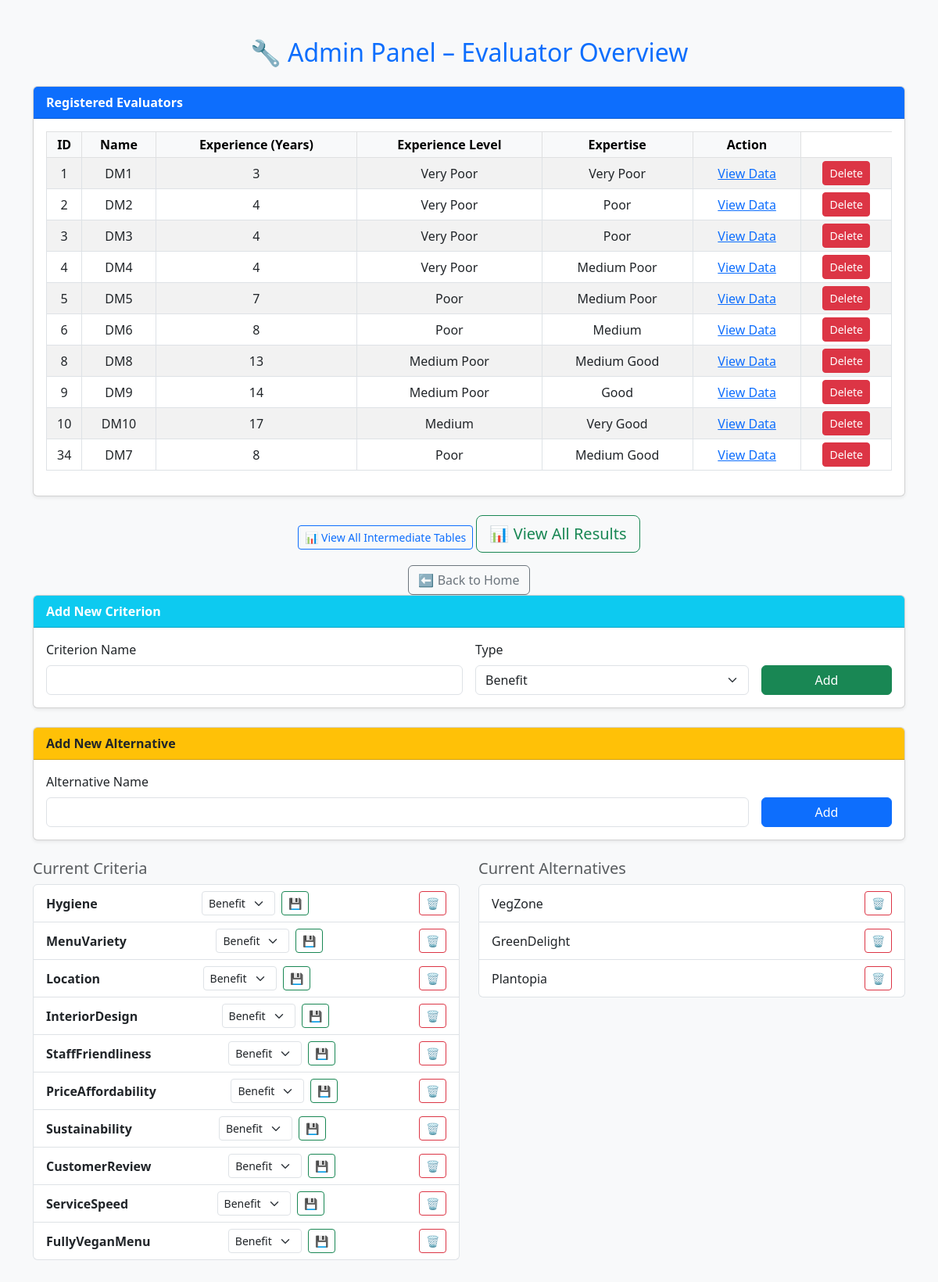
The page /admin (signed in) on the database its author committed.
### tables this page shows
CREATE TABLE users (
        id INTEGER PRIMARY KEY AUTOINCREMENT,
        name TEXT,
        experience_years INTEGER,
        experience_label TEXT,
        expertise_label TEXT
    );

CREATE TABLE criteria (
        id INTEGER PRIMARY KEY AUTOINCREMENT,
        name TEXT,
        type TEXT DEFAULT 'Benefit'
    );

CREATE TABLE alternatives (
        id INTEGER PRIMARY KEY AUTOINCREMENT,
        name TEXT
    );

### app.py (the view)
@app.route('/admin')
def admin_panel():
    if not session.get('admin_logged_in'):
        return redirect('/admin-login')
    conn = sqlite3.connect(DATABASE)
    conn.row_factory = sqlite3.Row
    c = conn.cursor()
    c.execute("SELECT * FROM criteria")
    criteria = c.fetchall()
    c.execute("SELECT * FROM alternatives")
    alternatives = c.fetchall()
    c.execute("SELECT * FROM users")
    users = c.fetchall()
    c.execute("SELECT * FROM criterion_weights")
    weights = c.fetchall()
    c.execute("SELECT * FROM alternative_evaluations")
    evals = c.fetchall()
    conn.close()
    return render_template("admin.html", users=users, weights=weights, evals=evals, criteria=criteria, alternatives=alternatives)

### templates/admin.html (shortened to what this page needs)
<!DOCTYPE html>
<html lang="en">
<head>
    <link href="https://cdn.jsdelivr.net/npm/bootstrap@5.3.0/dist/css/bootstrap.min.css" rel="stylesheet">
</head>
<body class="bg-light">
<div class="container py-5">
    <h2 class="text-center mb-4 text-primary">🔧 Admin Panel – Evaluator Overview</h2>
    <div class="card mb-4 shadow-sm">
        <div class="card-header fw-semibold bg-primary text-white">Registered Evaluators</div>
        <div class="card-body">
            <table class="table table-bordered table-striped table-sm align-middle text-center">
                <thead class="table-light">
                    <tr>
                        <th>ID</th>
                        <th>Name</th>
                        <th>Experience (Years)</th>
                        <th>Experience Level</th>
                        <th>Expertise</th>
                        <th>Action</th>
                    </tr>
                </thead>
                <tbody>
                    {% for user in users %}
                    <tr>
                        <td>{{ user.id }}</td>
                        <td>{{ user.name }}</td>
                        <td>{{ user.experience_years }}</td>
                        <td>{{ user.experience_label }}</td>
                        <td>{{ user.expertise_label }}</td>
                        <td><a href="{{ url_for('view_user', user_id=user['id']) }}">View Data</a></td>
                        <td>
                            <a href="/delete_user/{{ user.id }}" class="btn btn-sm btn-danger"
                               onclick="return confirm('Are you sure you want to delete this user?')">Delete</a>
                        </td>
                    </tr>
                    {% endfor %}
                </tbody>
            </table>
        </div>
    </div>
    <div class="text-center mb-3">
        <a href="{{ url_for('view_tables') }}" class="btn btn-outline-primary btn-sm mt-2">📊 View All Intermediate Tables</a>
        <a href="/result" class="btn btn-outline-success btn-lg">📊 View All Results</a>
    </div>
    <div class="text-center">
        <a href="/" class="btn btn-outline-secondary">⬅ Back to Home</a>
    </div>
    <div class="card mb-4 shadow-sm">
        <div class="card-header fw-semibold bg-info text-white">Add New Criterion</div>
        <div class="card-body">
            <form action="/admin-add" method="POST" class="row g-3">
                <div class="col-md-6">
                    <label class="form-label">Criterion Name</label>
                    <input type="text" name="new_criterion" class="form-control" required>
                </div>
                <div class="col-md-4">
                    <label class="form-label">Type</label>
                    <select name="criterion_type" class="form-select">
                        <option value="Benefit">Benefit</option>
                    </select>
                </div>
                <div class="col-md-2 d-flex align-items-end">
                    <button type="submit" class="btn btn-success w-100">Add</button>
                </div>
            </form>
        </div>
    </div>
    <div class="card mb-4 shadow-sm">
        <div class="card-header fw-semibold bg-warning text-dark">Add New Alternative</div>
        <div class="card-body">
            <form action="/admin-add" method="POST" class="row g-3">
                <div class="col-md-10">
                    <label class="form-label">Alternative Name</label>
                    <input type="text" name="new_alternative" class="form-control" required>
                </div>
                <div class="col-md-2 d-flex align-items-end">
                    <button type="submit" class="btn btn-primary w-100">Add</button>
                </div>
            </form>
        </div>
    </div>
    <div class="row section mb-4">
        <div class="col-md-6">
            <h5 class="text-muted">Current Criteria</h5>
            <ul class="list-group">
                {% for crit in criteria %}
                <li class="list-group-item">
                    <div class="d-flex justify-content-between align-items-center">
                        <strong>{{ crit.name }}</strong>
                        <form method="POST" action="{{ url_for('update_criterion_type', criterion_id=crit.id) }}" class="d-flex align-items-center gap-2">
                            <select name="criterion_type" class="form-select form-select-sm w-auto">
                                <option value="Benefit" {% if crit.type == "Benefit" %}selected{% endif %}>Benefit</option>
                            </select>
                            <button type="submit" class="btn btn-sm btn-outline-success">💾</button>
                        </form>
                        <form method="POST" action="/delete_criterion/{{ crit.id }}" onsubmit="return confirm('Delete this criterion?')">
                            <button class="btn btn-sm btn-outline-danger ms-2">🗑️</button>
                        </form>
                    </div>
                </li>
                {% endfor %}
            </ul>
        </div>
        <div class="col-md-6">
            <h5 class="text-muted">Current Alternatives</h5>
            <ul class="list-group">
                {% for alt in alternatives %}
                <li class="list-group-item d-flex justify-content-between align-items-center">
                    {{ alt.name }}
                    <form method="POST" action="/delete_alternative/{{ alt.id }}" onsubmit="return confirm('Delete this alternative?')">
                        <button class="btn btn-sm btn-outline-danger">🗑️</button>
                    </form>
                </li>
                {% endfor %}
            </ul>
        </div>
    </div>
</div>
</body>
</html>

### rows shown on the page
users: id "1", name "DM1", experience_years "3", experience_label "Very Poor", expertise_label "Very Poor"
users: id "2", name "DM2", experience_years "4", experience_label "Very Poor", expertise_label "Poor"
users: id "3", name "DM3", experience_years "4", experience_label "Very Poor", expertise_label "Poor"
users: id "4", name "DM4", experience_years "4", experience_label "Very Poor", expertise_label "Medium Poor"
users: id "5", name "DM5", experience_years "7", experience_label "Poor", expertise_label "Medium Poor"
users: id "6", name "DM6", experience_years "8", experience_label "Poor", expertise_label "Medium"
users: id "8", name "DM8", experience_years "13", experience_label "Medium Poor", expertise_label "Medium Good"
users: id "9", name "DM9", experience_years "14", experience_label "Medium Poor", expertise_label "Good"
users: id "10", name "DM10", experience_years "17", experience_label "Medium", expertise_label "Very Good"
users: id "34", name "DM7", experience_years "8", experience_label "Poor", expertise_label "Medium Good"
criteria: name "Hygiene", criterion_type "Benefit"
criteria: name "MenuVariety", criterion_type "Benefit"
criteria: name "Location", criterion_type "Benefit"
criteria: name "InteriorDesign", criterion_type "Benefit"
criteria: name "StaffFriendliness", criterion_type "Benefit"
criteria: name "PriceAffordability", criterion_type "Benefit"
criteria: name "Sustainability", criterion_type "Benefit"
criteria: name "CustomerReview", criterion_type "Benefit"
criteria: name "ServiceSpeed", criterion_type "Benefit"
criteria: name "FullyVeganMenu", criterion_type "Benefit"
alternatives: name "VegZone"
alternatives: name "GreenDelight"
alternatives: name "Plantopia"
